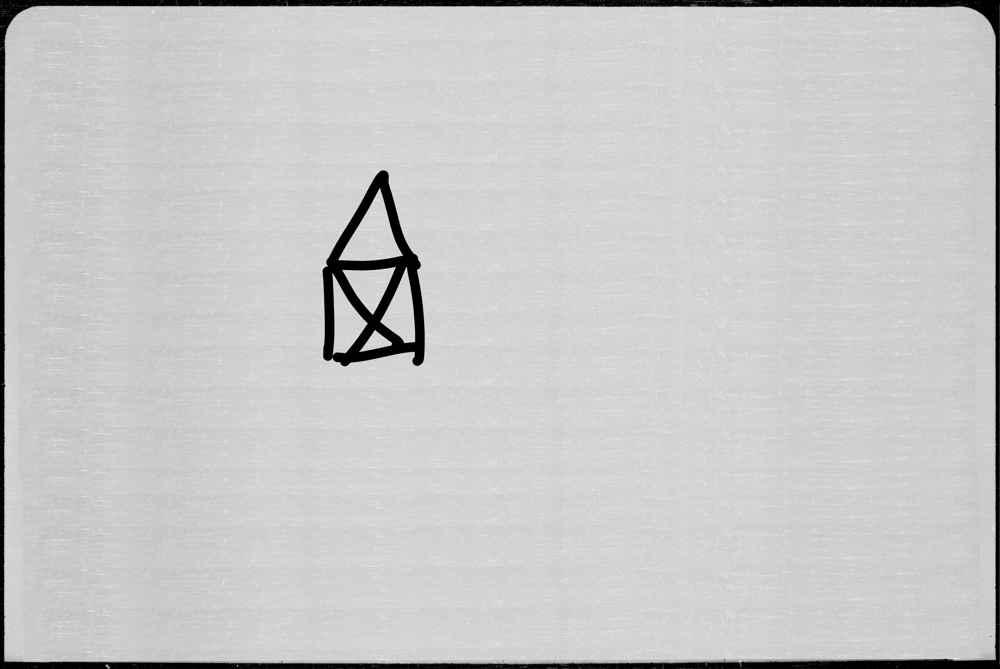
#> input picture YOLO_data_create/CROP_1_box_only/IMA_OG/IMA/001.jpg, 1000 x 669 px; its folder holds only this picture in this run
$ python -i FFT_line_erase.py   (imports and definitions only)
#> lines starting #> are read from the running program, lines starting #| are printed output that depends on the picture; after the words box and inside, x2 and y2 are one past the last pixel; in counts of white or black regions, pixels touching at a corner belong together
#> (reads clean_and_crop/functions/function.csv from the repository)
#> (reads clean_and_crop/functions/function_dark.csv from the repository)
#> further down, picture is the input picture: shape (669, 1000); min 0, max 233, mean 199.8
import numpy as np
import math
import cv2 as cv
import os

import functions.FFT_functions as FFT
import functions.FFT_extract as extract_func
import functions.clean as etal


# Constantes
kernel_blur =  1/(100) * np.array([[1,2,4,2,1],
                                    [2,4,8,4,2],
                                    [4,8,16,8,4],
                                    [2,4,8,4,2],
                                    [1,2,4,2,1]])

kernel_sharp = np.array([[0, -1, 0],[-1, 5, -1],[0,-1,0]])
ones = (1,1,1)
zeros = (0,0,0)


# [83 lines left out: functions line_erase_files_in_folder, line_erase_image_using_FFT, not called in this run]


def line_erase_image_no_FFT(image):
    u, v = image.shape
#> u = 669; v = 1000
    image = cv.filter2D(image, -1, kernel_blur)
    image[image <= np.quantile(image, 0.0875)] = 0
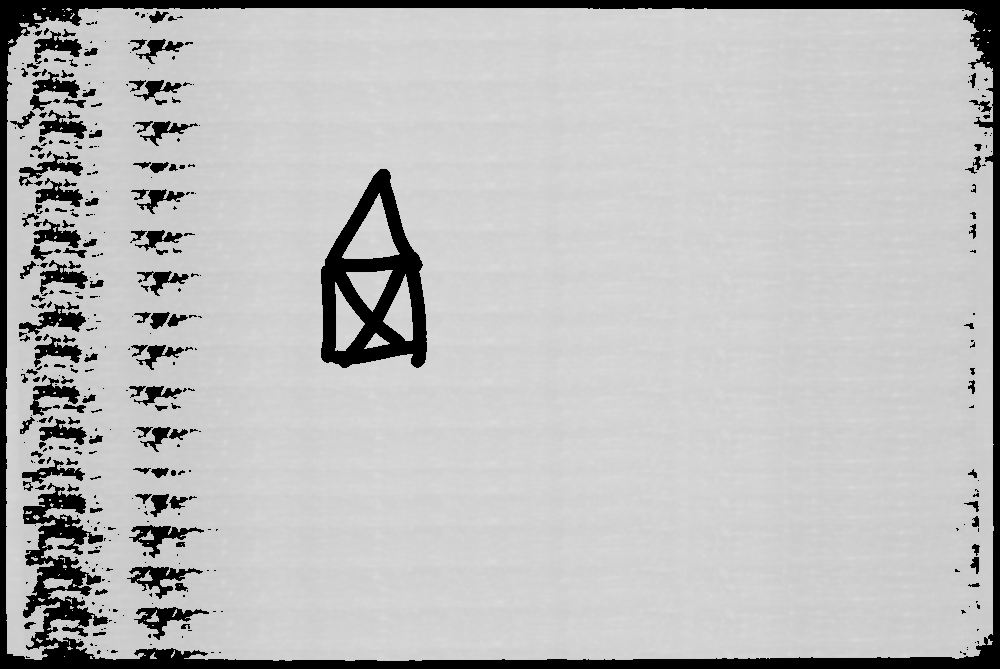
#> image: shape (669, 1000); min 0, max 220, mean 187.3
    image[image > np.quantile(image, 0.0875)] = 255
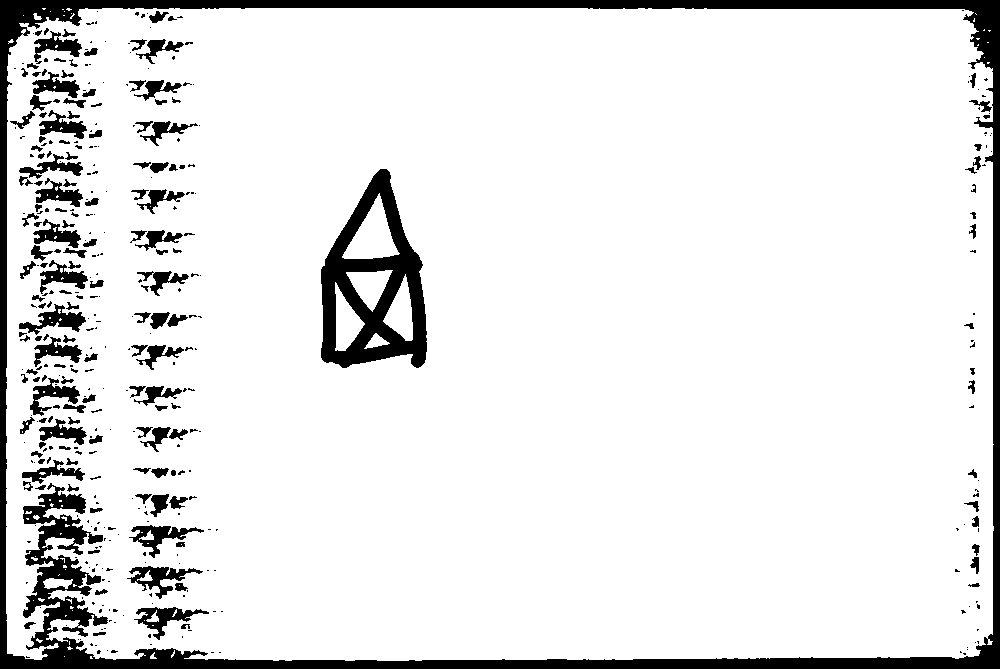
#> image: shape (669, 1000); 89.9% white; 408 black regions (255 under 20 px), largest, box (x1, y1, x2, y2) and area: (0, 0, 1000, 669) 36720, (321, 169, 427, 368) 9569, (127, 566, 203, 599) 846
    image = cv.filter2D(image, -1, kernel_blur)
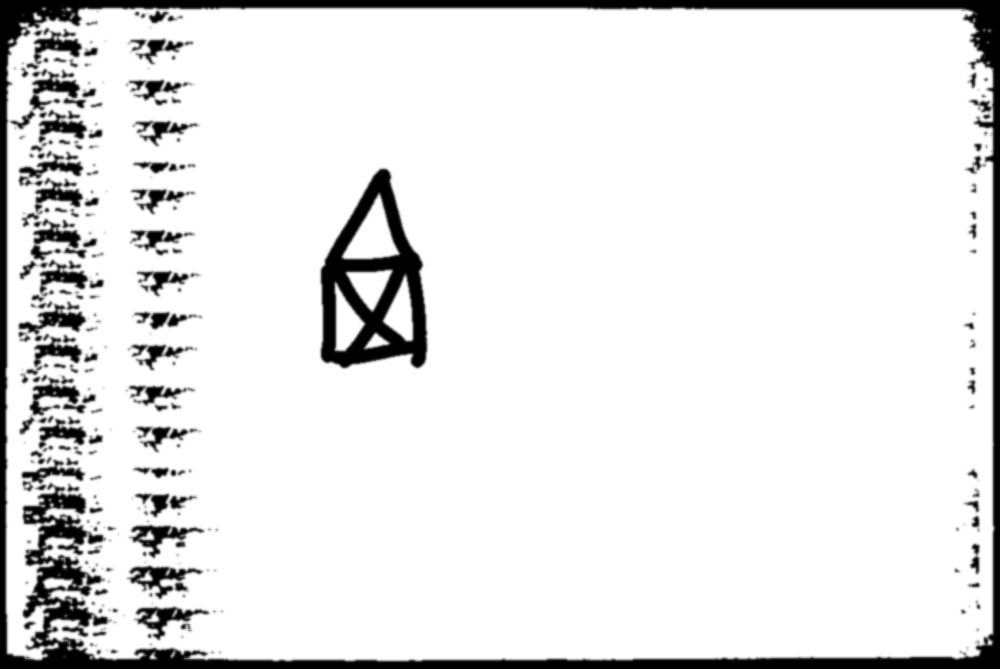
#> image: shape (669, 1000); min 0, max 255, mean 229.1
    image = cv.filter2D(image, -1, kernel_sharp)
    return image

# [21 lines left out: functions apply_function, redo_bornes, not_exactly_threshold, not called in this run]

>>> import cv2
>>> picture = cv2.imread('../../YOLO_data_create/CROP_1_box_only/IMA_OG/IMA/001.jpg', cv2.IMREAD_GRAYSCALE)
>>> result = line_erase_image_no_FFT(picture)
